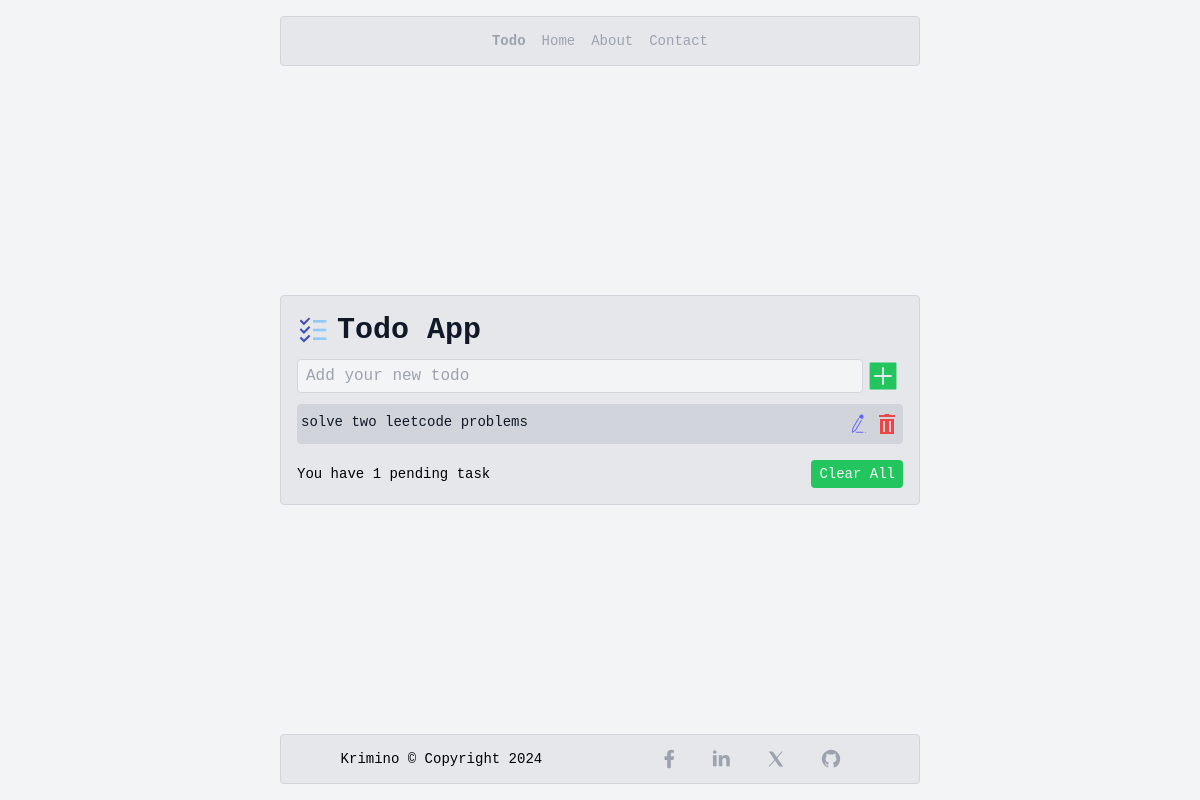
/tasks/, run on an earlier commit of the app's database.
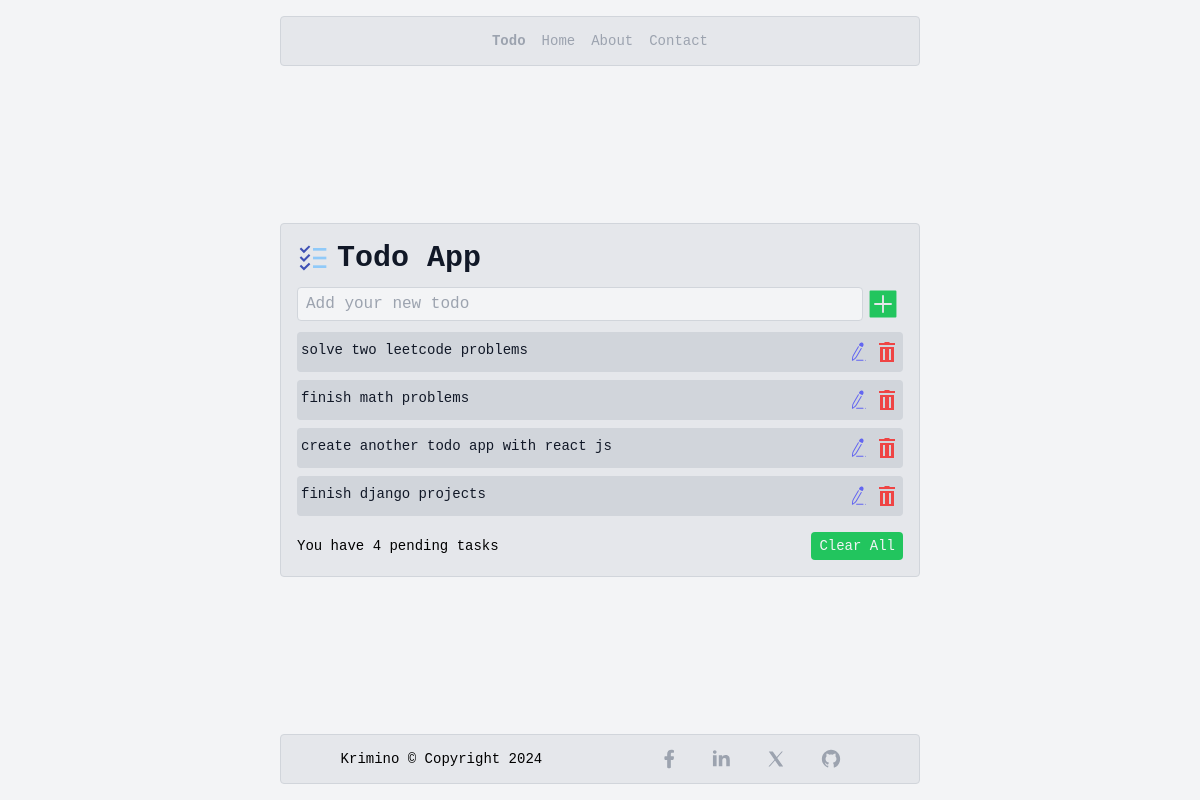
And on a later commit of the database.
### tasks/models.py (models this page shows)
class Task(models.Model):
    STATUS_CHOICES = (
        ('completed', 'completed'),
        ('not completed', 'not completed'),
    )
    title = models.CharField(max_length=250, unique=True)
    description = models.TextField(blank=True, null=True)
    assigned_user = models.ForeignKey(TodoUser, on_delete=models.CASCADE, related_name='tasks')
    created_at = models.DateTimeField(auto_now_add=True)
    status = models.CharField(max_length=13, choices=STATUS_CHOICES, default='not completed')
    def __str__(self):
        return self.title

### tasks/views.py (the view, shortened to what this page needs)
# urls.py: path('', views.display_tasks, name='display-tasks'),
def display_tasks(request):
    tasks = Task.objects.all()
    context = {
        'tasks': tasks,
    }
    return render(request, 'tasks/tasks.html', context)

### tasks/templates/tasks/tasks.html (shortened to what this page needs)
{% extends 'base.html' %}
{% block content %}
    <div class="max-h-full flex-col bg-gray-200 border border-gray-300 rounded p-4 w-full max-w-screen-sm overflow-auto">
        <div class="flex items-center">
            <div class="">
            </div>
            <div class="font-black text-3xl text-gray-900 ml-2">
                Todo App
            </div>
        </div>
        <div class="mt-2">
            <form class="flex items-center" method="post">
                <input type="text" name="title" class="bg-gray-100 border border-gray-300 w-full rounded px-2 py-1" placeholder="Add your new todo">
                <button type="submit">
                    <a href="">
                    </a>
                </button>
            </form>
        </div>
        <div class="flex-col my-2">
            {% for task in tasks %}
                <a href="{% url 'tasks:task-details' task.id %}" class="">
                    <div class="bg-gray-300 text-gray-900 text-sm rounded py-2 px-1 flex justify-between
                    {% if forloop.counter != 1 %}
                        mt-2
                    {% endif %}
                    ">
                            <div class="inline-block">{{ task }}</div>
                            <div class="flex">
                                <a href="" class="">
                                </a>
                                <a href="" class="">
                                </a>
                            </div>
                    </div>
                </a>
            {% endfor %}
        </div>
        <div class="flex justify-between items-center mt-4">
            <div class="text-sm">You have {{ tasks.count }} pending task{% if tasks.count != 1 %}s{% endif %}</div>
            <a href="" class="bg-green-500 text-gray-100 hover:bg-green-700 px-2 py-1 rounded text-center text-sm font-medium">Clear All</a>
        </div>
    </div>
{% endblock %}

### templates/base.html (shortened to what this page needs)
<!DOCTYPE html>
<html lang="en">
<head>
    <script src="https://cdn.tailwindcss.com"></script>
</head>
<body class="bg-gray-100 h-screen flex flex-col items-center justify-center font-mono relative">
    {% include 'partials/navbar.html' %}
    <div class="h-3/4 w-3/4 flex justify-center items-center">
        {% block content %}
        {% endblock %}
    </div>
    {% include 'partials/footer.html' %}
</body>
</html>

### templates/partials/navbar.html
<div class="w-3/4 bg-gray-200 py-3 border border-gray-300 mt-4 rounded flex justify-center absolute top-0 max-w-screen-sm">
    <ul class="flex items-center flex-wrap">
        <li class="px-2">
            <span class="text-sm text-gray-400 font-semibold select-none">Todo</span>
        </li>
        <li class="px-2">
            <a class="text-sm text-gray-400 hover:text-gray-900 select-none" href="#">Home</a>
        </li>
        <li class="px-2">
            <a class="text-sm text-gray-400 hover:text-gray-900 select-none" href="#">About</a>
        </li>
        <li class="px-2">
            <a class="text-sm text-gray-400 hover:text-gray-900 select-none" href="#">Contact</a>
        </li>
    </ul>
</div>

### templates/partials/footer.html (shortened to what this page needs)
<div class="w-3/4 bg-gray-200 border border-gray-300 rounded sm:flex sm:justify-around py-3 px-2 text-xs sm:text-sm justify-center absolute bottom-0 my-4 max-w-screen-sm">
    <div class="flex justify-center items-center">
        <p>
            <span>Krimino</span>
            &copy; Copyright 2024
        </p>
    </div>
    <div class="flex justify-center items-center flex-wrap">
        <a class="px-3" href="https://www.facebook.com/profile.php?id=100033089570196&mibextid=ZbWKwL" target="_blank">
        </a>
        <a class="px-4" href="https://www.linkedin.com/in/ayoub-krimi-b272b5219/" target="_blank">
        </a>
        <a class="px-4" href="https://twitter.com/ayoub_krimino" target="_blank">
        </a>
        <a class="px-4" href="https://github.com/AyKrimino" target="_blank">
        </a>
    </div>
</div>

What changed in the data, as far as the page shows it:
added Task: title "finish math problems"
added Task: title "create another todo app with react js"
added Task: title "finish django projects"
Also different on the page:
{{ tasks.count }}: "1" → "4"
text now shown: "s"
